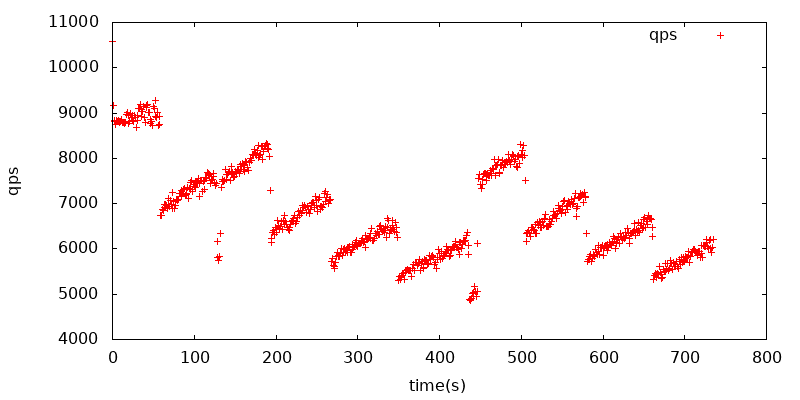

Write gnuplot code to recreate this figure.



set terminal png size 800,400

set output "op_qps.png"


set xlabel "time(s)"
set ylabel "qps"

plot op_file title "qps " w p ;
